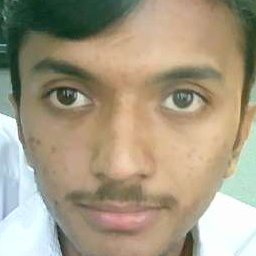
#> input picture face_data/raw_images/BCA_36/img_0.jpg, 256 x 256 px, found by its file name; its folder holds only this picture in this run
$ python -i encoding_service.py   (imports and definitions only)
#> lines starting #> are read from the running program, lines starting #| are printed output that depends on the picture
import cv2
import os
import pickle
import numpy as np

RAW_IMAGE_DIR = "face_data/raw_images"
ENCODINGS_PATH = "backend/database/encodings.pkl"

CASCADE_PATH = "backend/utils/haarcascade_frontalface_default.xml"

def encode_faces():

    print("🔄 Starting Face Encoding...")

    face_cascade = cv2.CascadeClassifier(CASCADE_PATH)

    known_encodings = []
    known_user_ids = []

    for user_id in os.listdir(RAW_IMAGE_DIR):

        user_folder = os.path.join(RAW_IMAGE_DIR, user_id)

        if not os.path.isdir(user_folder):
            continue

        for image_name in os.listdir(user_folder):

            image_path = os.path.join(user_folder, image_name)

            img = cv2.imread(image_path)
#> img is the input picture: shape (256, 256, 3); mean B, G, R 131.1, 154.3, 165.1

            if img is None:
                continue

            gray = cv2.cvtColor(img, cv2.COLOR_BGR2GRAY)
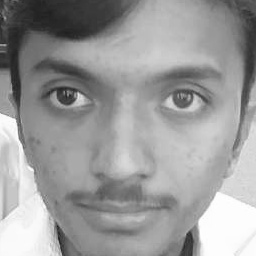
#> gray: shape (256, 256); min 27, max 255, mean 154.9

            faces = face_cascade.detectMultiScale(
                gray,
                scaleFactor=1.3,
                minNeighbors=5
            )
#> faces = ()

            for (x, y, w, h) in faces:

                face = gray[y:y+h, x:x+w]

                face = cv2.resize(face, (100, 100))

                face_encoding = face.flatten()

                known_encodings.append(face_encoding)
                known_user_ids.append(user_id)
#> this loop made 0 passes
#> after the loop, known_encodings = []; known_user_ids = []
#> pass 2 of the loop in encode_faces, `for user_id in os.listdir(RAW_IMAGE_DIR):`:
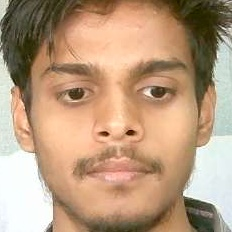
#> input picture face_data/raw_images/h/img_0.jpg, 232 x 232 px, found by its file name
#> in encode_faces, img is the input picture: shape (232, 232, 3); mean B, G, R 126.7, 154.9, 185.9
#> in encode_faces, `gray = cv2.cvtColor(img, cv2.COLOR_BGR2GRAY)`:
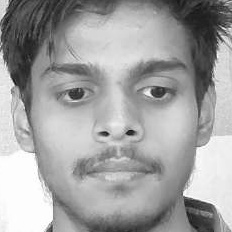
#> gray: shape (232, 232); min 15, max 255, mean 161
#> faces = [[16, 15, 196, 196]]
#> the loop in encode_faces, `for (x, y, w, h) in faces: ` made 1 pass
#> pass 1, in encode_faces, `face = cv2.resize(face, (100, 100))`:
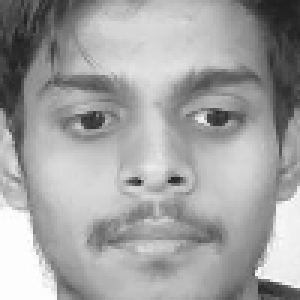
#> face: shape (100, 100) (shown 3 times larger); min 30, max 255, mean 162.5
#> after the loop in encode_faces, `for (x, y, w, h) in faces:`: known_encodings = 1 item; known_user_ids = ['h']

    print("✅ Total Encodings Created:", len(known_encodings))
#| ✅ Total Encodings Created: 1

    data = {
        "encodings": known_encodings,
        "user_ids": known_user_ids
    }

    with open(ENCODINGS_PATH, "wb") as f:
        pickle.dump(data, f)

    print("✅ Face Encodings Saved Successfully")

>>> result = encode_faces()
